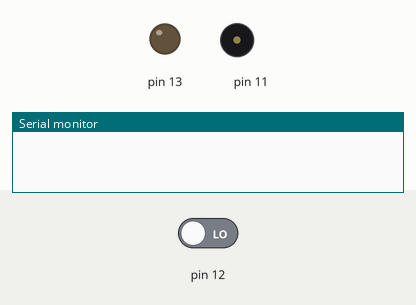
Recording of a sketch running on a simulated Arduino Uno, built with avr-gcc and run on an emulated ATmega328P. Shown: output pins drawn as LEDs (lit = HIGH), buzzer (waves = sounding), the last lines printed to the serial monitor. Inputs (shaded band) come from the test bench; at power-on: pin 12 LOW.

Above: at 1.2 s.
1.3 s: pin 12 driven HIGH
At 2.5 s:
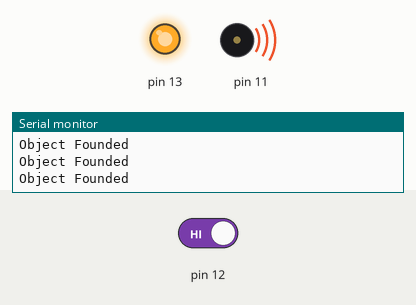
2.8 s: pin 12 driven LOW
At 4.3 s:
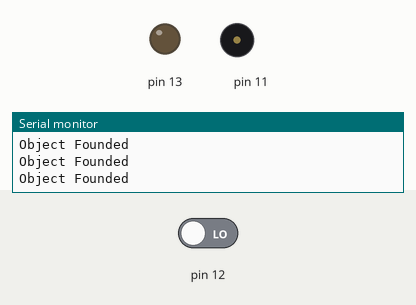
Timing chart, 0 to 5.8 s (numbered marks = the images above; inputs shaded):
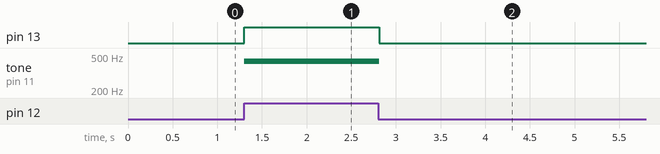

Measured:
- after the input at 1.3 s, pin 13: LOW → HIGH at once; tone on pin 11: silent → 432 Hz at once
- after the input at 2.8 s, pin 13: HIGH → LOW at once; tone on pin 11: 432 Hz → silent at once

The sketch:

MotionDetection.ino
```cpp
// C++ code
//
void setup()
{
  pinMode(11, OUTPUT);
  pinMode(12, INPUT);
  pinMode(13, OUTPUT);
  Serial.begin(9600);

}

void loop()
{
  if(digitalRead(12))
  {
 //for controlling frequency of buzzer
  tone(11,432);
 //or we can use
 //digitalWrite(11, HIGH);
  digitalWrite(13, HIGH);
    Serial.println("Object Founded");
}
  else
  {	noTone(11);
   //or we can use
   //digitalWrite(11, LOW);
    digitalWrite(13, LOW);
  }
}
```
